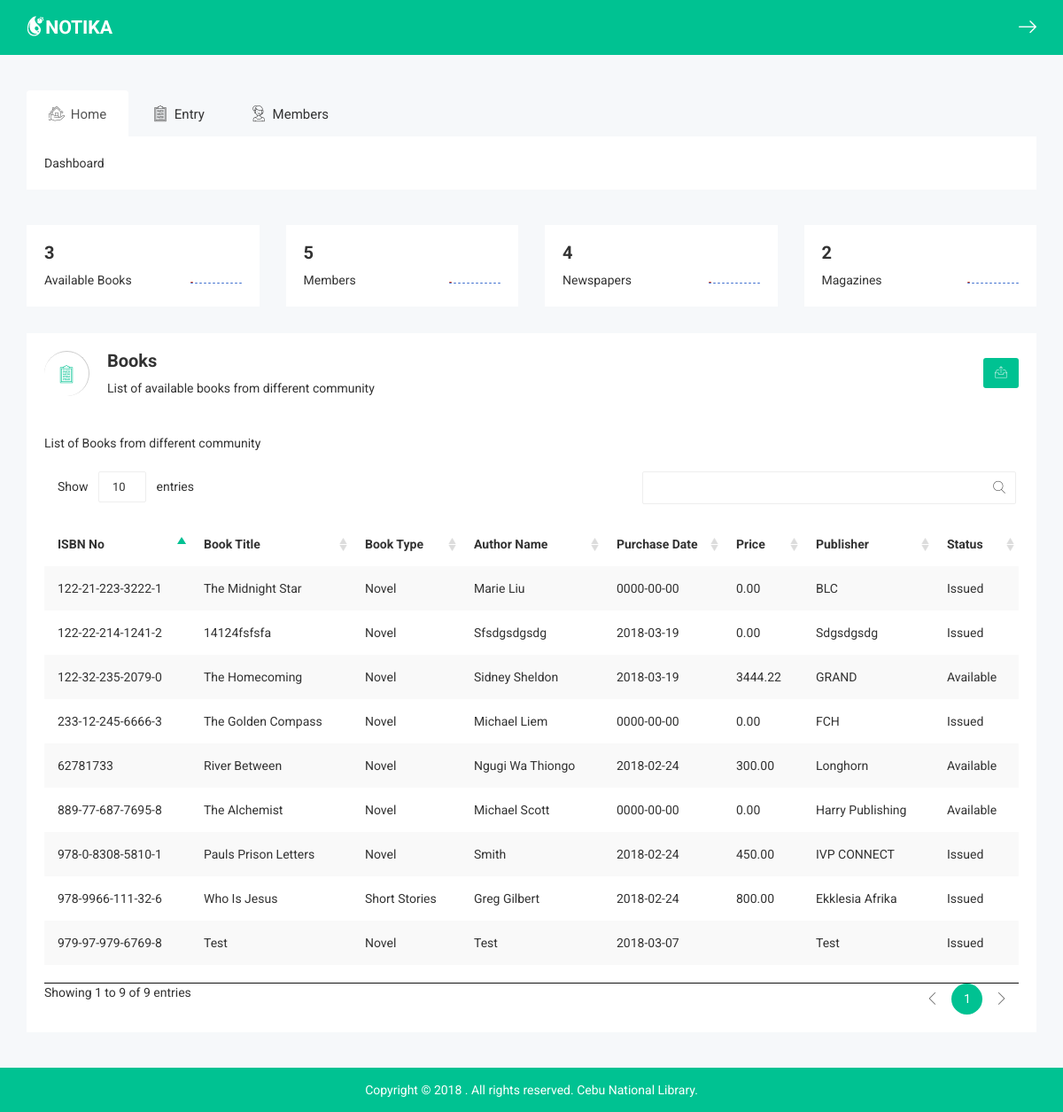
The app's page /main.php (signed in) with its own data.
### tables this page shows
CREATE TABLE `books` (
  `books` int(10) NOT NULL,
  `isbn_no` varchar(100) DEFAULT NULL,
  `book_title` varchar(200) DEFAULT NULL,
  `book_type` int(10) UNSIGNED DEFAULT NULL,
  `author_name` varchar(100) DEFAULT NULL,
  `purchase_date` date DEFAULT NULL,
  `edition` varchar(40) DEFAULT NULL,
  `price` decimal(10,2) DEFAULT '0.00',
  `pages` int(11) DEFAULT NULL,
  `publisher` varchar(140) DEFAULT NULL,
  `status` tinyint(4) DEFAULT '0'
);

CREATE TABLE `types` (
  `id` int(10) NOT NULL,
  `name` varchar(40) DEFAULT NULL
);

### class/Books.php (called while the page is built, shortened)
<?php
class Books{
    public static function getAllAvailableBooks(){
        try{
            $con = new PDO( DB_DSN, DB_USERNAME, DB_PASSWORD );
            $con->setAttribute( PDO::ATTR_ERRMODE, PDO::ERRMODE_EXCEPTION );
            $sql = "SELECT books.*, types.Name as booktype FROM ".DB_BOOK_TBL. " JOIN ".DB_TYPES_TBL." WHERE books.book_type = types.id
                    AND books.status =".Books::BOOK_STAT_AVAILABLE;
            $stmt = $con->prepare( $sql );
            $stmt->execute();
            if ($stmt->rowCount() > 0) {
                return $stmt->fetchAll(PDO::FETCH_ASSOC);
            }else return null;
        }catch (PDOException $e) {
            return $e->getMessage();
        }
   }
    public static function getBookByStatus($status = null)
    {
        try{
            $con = new PDO( DB_DSN, DB_USERNAME, DB_PASSWORD );
            $con->setAttribute( PDO::ATTR_ERRMODE, PDO::ERRMODE_EXCEPTION );
            $sql = "SELECT books.*, types.name as booktype FROM ".DB_BOOK_TBL. " JOIN ".DB_TYPES_TBL." WHERE books.book_type = types.id ";
            $stmt = $con->prepare( $sql );
            $stmt->execute();
            if ($stmt->rowCount() > 0) {
                return $stmt->fetchAll(PDO::FETCH_ASSOC);
            }else return null;
        }catch (PDOException $e) {
            return $e->getMessage();
        }
    }
}
?>

### class/Members.php (called while the page is built, shortened)
<?php
class Members {
   public static function getActiveMembers(){
        try{
            $con = new PDO( DB_DSN, DB_USERNAME, DB_PASSWORD );
            $con->setAttribute( PDO::ATTR_ERRMODE, PDO::ERRMODE_EXCEPTION );
            $sql = "SELECT * FROM ".DB_MEMBERS_TBL. " WHERE is_banned =".Members::IS_NOT_BANNED;
            $stmt = $con->prepare( $sql );
            $stmt->execute();
            if ($stmt->rowCount() > 0) {
                return $stmt->fetchAll(PDO::FETCH_ASSOC);
            }else return null;
        }catch (PDOException $e) {
            return $e->getMessage();
        }
   }
}

### class/Newspapers.php (called while the page is built, shortened)
<?php
class Newspapers {
   public static function getAllNewspapers(){
        try{
            $con = new PDO( DB_DSN, DB_USERNAME, DB_PASSWORD );
            $con->setAttribute( PDO::ATTR_ERRMODE, PDO::ERRMODE_EXCEPTION );
            $sql = "SELECT * FROM ".DB_NEWSPAPER_TBL;
            $stmt = $con->prepare( $sql );
            $stmt->execute();
            if ($stmt->rowCount() > 0) {
                return $stmt->fetchAll(PDO::FETCH_ASSOC);
            }else return null;
        }catch (PDOException $e) {
            return $e->getMessage();
        }
   }
}
?>

### class/Magazines.php (called while the page is built, shortened)
<?php
class Magazines {
   public static function getAllMagazines(){
        try{
            $con = new PDO( DB_DSN, DB_USERNAME, DB_PASSWORD );
            $con->setAttribute( PDO::ATTR_ERRMODE, PDO::ERRMODE_EXCEPTION );
            $sql = "SELECT * FROM ".DB_MAGAZINE_TBL;
            $stmt = $con->prepare( $sql );
            $stmt->execute();
            if ($stmt->rowCount() > 0) {
                return $stmt->fetchAll(PDO::FETCH_ASSOC);
            }else return null;
        }catch (PDOException $e) {
            return $e->getMessage();
        }
   }
}
?>

### main.php (the view, shortened to what this page needs)
<?php
    $currDir = dirname(__FILE__);
    include_once("{$currDir}/class/Books.php");
    include_once("{$currDir}/layout/header.php");
    $books = Books::getBookByStatus();
?>
    <div class="notika-email-post-area mg-tb-30">
        <div class="container">
            <div class="row">
			<div class="col-lg-12 col-md-12 col-sm-12 col-xs-12">
					<div class="breadcomb-list">
						<div class="row">
							<div class="col-lg-6 col-md-6 col-sm-6 col-xs-12">
								<div class="breadcomb-wp">
									<div class="breadcomb-icon">
										<i class="notika-icon notika-form"></i>
									</div>
									<div class="breadcomb-ctn">
										<h2>Books</h2>
										<p>List of available books from different community</p>
									</div>
								</div>
							</div>
							<div class="col-lg-6 col-md-6 col-sm-6 col-xs-3">
								<div class="breadcomb-report">
									<button data-toggle="tooltip" data-placement="left" title="" class="btn waves-effect" data-original-title="Download Report"><i class="notika-icon notika-sent"></i></button>
								</div>
							</div>
						</div>
					</div>
				</div>
                <div class="col-lg-12 col-md-12 col-sm-12 col-xs-12">
						<div class="data-table-list">
							<div class="basic-tb-hd">
								<p>List of Books from different community</p>
							</div>
							<div class="table-responsive">
								<table id="data-table-basic" class="table table-striped">
									<thead>
										<tr>
											<th>ISBN No</th>
											<th>Book Title</th>
											<th>Book Type</th>
                                            <th>Author Name</th>
											<th>Purchase Date</th>
											<th>Price</th>
                                            <th>Publisher</th>
                                            <th>Status</th>
										</tr>
									</thead>
									<tbody>
                                        <?php
                                            if(count($books)> 0){
                                                foreach ($books as $book=>$row) {
                                                    echo "<tr>
                                                    <td>".$row['isbn_no']."</td>
                                                    <td>".ucwords($row['book_title'])."</td>
                                                    <td>".ucwords($row['booktype'])."</td>
                                                    <td>".ucwords($row['author_name'])."</td>
                                                    <td>".$row['purchase_date']."</td>
                                                    <td>".$row['price']."</td>
                                                    <td>".ucwords($row['publisher'])."</td>
                                                    <td>";
                                                        if($row['status'] == Books::BOOK_STAT_AVAILABLE) echo 'Available';
                                                        else if($row['status'] == Books::BOOK_STAT_ISSUED) echo 'Issued';
                                                        else if($row['status'] == Books::BOOK_STAT_OVERDUE) echo 'Overdue';
                                                        else if($row['status'] == Books::BOOK_STAT_RETURNED) echo 'Return';
                                                   echo "</td>
                                                </tr>";
                                                }
                                            }else{
                                                echo "<tr colspan='6'>No Books Found</tr>";
                                            }
                                         ?>
									</tbody>
								</table>
							</div>
                    </div>
                </div>
            </div>
        </div>
    </div>
   <?php
    include_once("{$currDir}/layout/footer.php"); ?>
</body>
</html>

### layout/header.php (shortened to what this page needs)
<?php
    include_once("./class/Books.php");
    include_once("./class/Members.php");
    include_once("./class/Newspapers.php");
    include_once("./class/Magazines.php");
    $books = Books::getAllAvailableBooks();
    $members = Members::getActiveMembers();
    $newspapers = Newspapers::getAllNewspapers();
    $magazines = Magazines::getAllMagazines();
?>
<!doctype html>
<html class="no-js" lang="">
<head>
    <link rel="stylesheet" href="css/bootstrap.min.css">
    <link rel="stylesheet" href="css/font-awesome.min.css">
    <link rel="stylesheet" href="css/owl.carousel.css">
    <link rel="stylesheet" href="css/owl.theme.css">
    <link rel="stylesheet" href="css/owl.transitions.css">
    <link rel="stylesheet" href="css/meanmenu/meanmenu.min.css">
    <link rel="stylesheet" href="css/animate.css">
    <link rel="stylesheet" href="css/normalize.css">
    <link rel="stylesheet" href="css/scrollbar/jquery.mCustomScrollbar.min.css">
    <link rel="stylesheet" href="css/notika-custom-icon.css">
    <link rel="stylesheet" href="css/wave/waves.min.css">
    <link rel="stylesheet" href="css/wave/button.css">
    <link rel="stylesheet" href="css/bootstrap-select/bootstrap-select.css">
    <link rel="stylesheet" href="css/datapicker/datepicker3.css">
    <link rel="stylesheet" href="css/jquery.dataTables.min.css">
    <link rel="stylesheet" href="css/chosen/chosen.css">
    <link rel="stylesheet" href="css/main.css">
    <link rel="stylesheet" href="css/style.css">
    <link rel="stylesheet" href="css/responsive.css">
</head>
<body>
    <div class="header-top-area">
        <div class="container">
            <div class="row">
                <div class="col-lg-4 col-md-4 col-sm-12 col-xs-12">
                    <div class="logo-area">
                        <a href="#"><img src="img/logo/logo.png" alt="" /></a>
                    </div>
                </div>
                <div class="col-lg-8 col-md-8 col-sm-12 col-xs-12">
                    <div class="header-top-menu">
                        <ul class="nav navbar-nav notika-top-nav">
                            <li class="nav-item"><a href="logout.php" role="button" aria-expanded="false" class="nav-link dropdown-toggle"><span><i class="notika-icon notika-right-arrow"></i></span></a>
                            </li>
                        </ul>
                    </div>
                </div>
            </div>
        </div>
    </div>
    <div class="main-menu-area mg-tb-40">
        <div class="container">
            <div class="row">
                <div class="col-lg-12 col-md-12 col-sm-12 col-xs-12">
                    <ul class="nav nav-tabs notika-menu-wrap menu-it-icon-pro">
                        <li class="active"><a data-toggle="tab" href="#Home"><i class="notika-icon notika-house"></i> Home</a>
                        </li>
                        <li><a data-toggle="tab" href="#mailbox"><i class="notika-icon notika-form"></i> Entry</a>
                        </li>
                        <li><a data-toggle="tab" href="#Page"><i class="notika-icon notika-support"></i> Members</a>
                        </li>
                    </ul>
                    <div class="tab-content custom-menu-content">
                        <div id="Home" class="tab-pane active in notika-tab-menu-bg animated flipInX">
                            <ul class="notika-main-menu-dropdown">
                                <li><a href="main.php">Dashboard</a>
                                </li>
                            </ul>
                        </div>
                    </div>
                </div>
            </div>
        </div>
    </div>
    <div class="notika-status-area">
        <div class="container">
            <div class="row">
                <div class="col-lg-3 col-md-6 col-sm-6 col-xs-12">
                    <div class="wb-traffic-inner notika-shadow sm-res-mg-t-30 tb-res-mg-t-30">
                        <div class="website-traffic-ctn">
                            <h2><span class="counter"><?php echo count($books); ?></span></h2>
                            <a href="books.php">Available Books</a>
                        </div>
                        <div class="sparkline-bar-stats1">9,4,8,6,5,6,4,8,3,5,9,5</div>
                    </div>
                </div>
                <div class="col-lg-3 col-md-6 col-sm-6 col-xs-12">
                    <div class="wb-traffic-inner notika-shadow sm-res-mg-t-30 tb-res-mg-t-30">
                        <div class="website-traffic-ctn">
                            <h2><span class="counter"><?php echo count($members); ?></span></h2>
                            <a href="members.php">Members</a>
                        </div>
                        <div class="sparkline-bar-stats2">1,4,8,3,5,6,4,8,3,3,9,5</div>
                    </div>
                </div>
                <div class="col-lg-3 col-md-6 col-sm-6 col-xs-12">
                    <div class="wb-traffic-inner notika-shadow sm-res-mg-t-30 tb-res-mg-t-30 dk-res-mg-t-30">
                        <div class="website-traffic-ctn">
                            <h2><span class="counter"><?php echo count($newspapers); ?></span></h2>
                            <a href="newspaper.php">Newspapers</a>
                        </div>
                        <div class="sparkline-bar-stats3">4,2,8,2,5,6,3,8,3,5,9,5</div>
                    </div>
                </div>
                <div class="col-lg-3 col-md-6 col-sm-6 col-xs-12">
                    <div class="wb-traffic-inner notika-shadow sm-res-mg-t-30 tb-res-mg-t-30 dk-res-mg-t-30">
                        <div class="website-traffic-ctn">
                            <h2><span class="counter"><?php echo count($magazines); ?></span></h2>
                            <a href="magazine.php">Magazines</a>
                        </div>
                        <div class="sparkline-bar-stats4">2,4,8,4,5,7,4,7,3,5,7,5</div>
                    </div>
                </div>
            </div>
        </div>
    </div>

### layout/footer.php (shortened to what this page needs)
    <div class="footer-copyright-area">
        <div class="container">
            <div class="row">
                <div class="col-lg-12 col-md-12 col-sm-12 col-xs-12">
                    <div class="footer-copy-right">
                        <p>Copyright © 2018
. All rights reserved. Cebu National Library.</p>
                    </div>
                </div>
            </div>
        </div>
    </div>

### css/main.css (style rules this page uses)
html { color: #222; font-size: 1em; line-height: 1.4; }
audio, canvas, iframe, img, svg, video { vertical-align: middle; }

### records on screen
books: isbn_no "62781733", book_title "River Between", types.name "Novel", author_name "Ngugi Wa Thiongo", purchase_date "2018-02-24", price "300.00", publisher "Longhorn", status "Available"
books: isbn_no "978-9966-111-32-6", book_title "Who Is Jesus", types.name "Short Stories", author_name "Greg Gilbert", purchase_date "2018-02-24", price "800.00", publisher "Ekklesia Afrika", status "Issued"
books: isbn_no "978-0-8308-5810-1", book_title "Pauls Prison Letters", types.name "Novel", author_name "Smith", purchase_date "2018-02-24", price "450.00", publisher "IVP CONNECT", status "Issued"
books: isbn_no "122-21-223-3222-1", book_title "The Midnight Star", types.name "Novel", author_name "Marie Liu", purchase_date "0000-00-00", price "0.00", publisher "BLC", status "Issued"
books: isbn_no "233-12-245-6666-3", book_title "The Golden Compass", types.name "Novel", author_name "Michael Liem", purchase_date "0000-00-00", price "0.00", publisher "FCH", status "Issued"
books: isbn_no "122-22-214-1241-2", book_title "14124fsfsfa", types.name "Novel", author_name "Sfsdgsdgsdg", purchase_date "2018-03-19", price "0.00", publisher "Sdgsdgsdg", status "Issued"
books: isbn_no "979-97-979-6769-8", book_title "Test", types.name "Novel", author_name "Test", purchase_date "2018-03-07", publisher "Test", status "Issued"
books: isbn_no "889-77-687-7695-8", book_title "The Alchemist", types.name "Novel", author_name "Michael Scott", purchase_date "0000-00-00", price "0.00", publisher "Harry Publishing", status "Available"
books: isbn_no "122-32-235-2079-0", book_title "The Homecoming", types.name "Novel", author_name "Sidney Sheldon", purchase_date "2018-03-19", price "3444.22", publisher "GRAND", status "Available"

### other values on screen
count($books) "3"
count($members) "5"
count($newspapers) "4"
count($magazines) "2"
